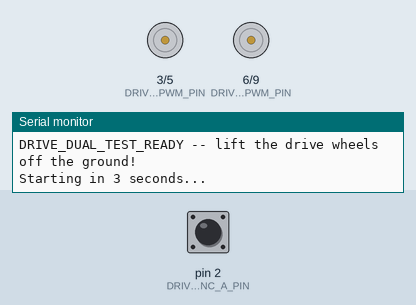
The sketch below on a simulated Arduino Uno, built with avr-gcc and run on an emulated ATmega328P. Shown: motor-driver pin pairs drawn as motors (green arrow = first pin HIGH = forward, orange = second pin HIGH = backward, longer = more drive), the last lines printed to the serial monitor. The test bench sets the inputs (shaded band); at power-on: pin 2 (DRIVE_ENC_A_PIN) HIGH.

Above: at 0.1 s.
At 4.4 s:
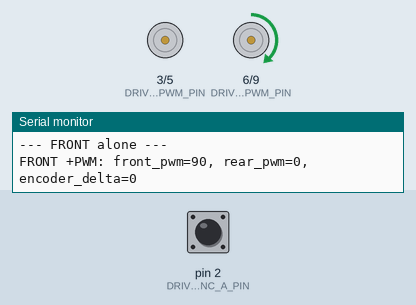
At 7.0 s:
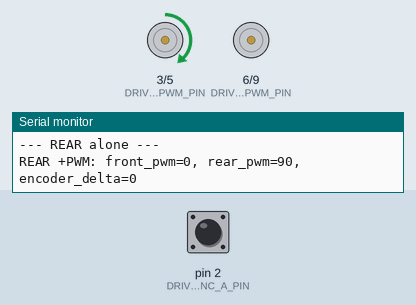
At 9.6 s:
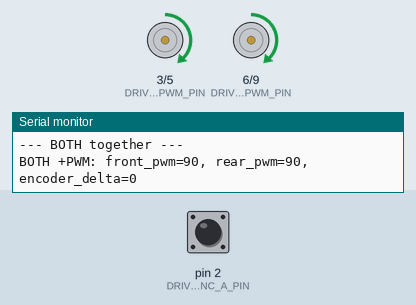
Timing chart, 0 to 11.8 s (numbered marks = the images above):
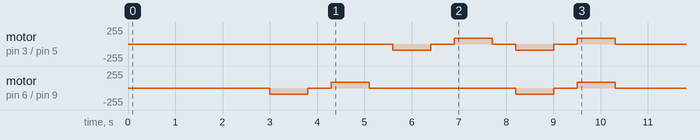

The sketch:

drive_dual_test.ino
```cpp
// drive_dual_test.ino
//
// Standalone bring-up sketch for the NEW drive setup: two BTS7960 drive
// motors (front + rear), sharing ONE drive encoder between them (see
// hyper_motor_interface.ino's header comment for why -- no independent
// front/rear feedback). No ROS 2 involved.
//
// This test pulses front and rear EACH ALONE first (so a wiring/direction
// mistake on either one shows up on its own, not masked by the other), then
// both TOGETHER at once (mirroring exactly how hyper_motor_interface.ino
// drives them in normal operation) so you can also confirm they agree with
// each other and don't fight/cancel out.
//
// SAFETY: lift the drive wheels off the ground before running this.
//
// What it tests, once, in this order (each phase ~800ms of PWM then stop):
//   1. FRONT alone at +TEST_PWM
//   2. FRONT alone at -TEST_PWM
//   3. REAR alone at +TEST_PWM
//   4. REAR alone at -TEST_PWM
//   5. BOTH together at +TEST_PWM
//   6. BOTH together at -TEST_PWM
// For each phase it prints the raw encoder count delta measured during
// that phase.
//
// How to read the results:
//   - Phases 1-2 (FRONT alone): watch which way the front wheel spins, note
//     the sign of encoder_delta for each. This tells you FRONT's own
//     RPWM-to-direction sign, independent of rear.
//   - Phases 3-4 (REAR alone): same, but for the rear wheel. IMPORTANT: the
//     rear motor is on a completely separate BTS7960 -- there's no
//     guarantee "RPWM > 0" means the same physical direction for it as it
//     does for front just because the firmware sends them the same PWM.
//     Wire (or note down a sign flip for) whichever one disagrees so both
//     actually drive the vehicle the same way when combined in phases 5-6.
//   - Phases 5-6 (BOTH together): if front and rear individually agreed
//     (phases 1-4 gave consistent signs), this should just show roughly
//     double the wheel-spin/encoder_delta magnitude of a single-motor
//     phase (since the encoder is upstream of the front motor's own gear
//     reduction -- rear's contribution to what the encoder sees depends on
//     how the drivetrain couples them, so don't expect an exact 2x, just
//     "clearly more than one motor alone, same sign"). If instead it looks
//     WEAKER or reversed relative to a single-motor phase, front and rear
//     are fighting each other -- go fix whichever one had the wrong sign
//     in phases 1-4 before trusting hyper_motor_interface.ino's closed loop.

#include <avr/io.h> // PIND -- direct port read in on_drive_encoder_edge()

// ---- Pins -- must match hyper_motor_interface.ino's new drive wiring ----
const uint8_t DRIVE_FRONT_RPWM_PIN = 9;
const uint8_t DRIVE_FRONT_LPWM_PIN = 6;
const uint8_t DRIVE_REAR_RPWM_PIN = 5;
const uint8_t DRIVE_REAR_LPWM_PIN = 3;
const uint8_t DRIVE_ENC_A_PIN = 2;
const uint8_t DRIVE_ENC_B_PIN = 4;

// ---- Test parameters ----
const int16_t TEST_PWM = 90;             // matches DRIVE_MIN_PWM in the real sketch
const unsigned long TEST_DURATION_MS = 800;
const unsigned long SETTLE_MS = 500;     // pause between phases so motion fully stops

volatile long drive_encoder_count = 0;

// Mirrors on_drive_encoder_edge() (x1 decoding) in hyper_motor_interface.ino.
void on_drive_encoder_edge() {
  if ((PIND >> 4) & 0x1) {
    drive_encoder_count--;
  } else {
    drive_encoder_count++;
  }
}

// Mirrors set_bts7960() in hyper_motor_interface.ino.
void set_bts7960(uint8_t rpwm_pin, uint8_t lpwm_pin, int16_t pwm) {
  if (pwm > 0) {
    analogWrite(rpwm_pin, pwm);
    analogWrite(lpwm_pin, 0);
  } else if (pwm < 0) {
    analogWrite(rpwm_pin, 0);
    analogWrite(lpwm_pin, -pwm);
  } else {
    analogWrite(rpwm_pin, 0);
    analogWrite(lpwm_pin, 0);
  }
}

void stop_all() {
  set_bts7960(DRIVE_FRONT_RPWM_PIN, DRIVE_FRONT_LPWM_PIN, 0);
  set_bts7960(DRIVE_REAR_RPWM_PIN, DRIVE_REAR_LPWM_PIN, 0);
}

long read_drive_count() {
  long count;
  noInterrupts();
  count = drive_encoder_count;
  interrupts();
  return count;
}

// front_pwm/rear_pwm: pass 0 for whichever motor should stay off this phase.
void run_drive_phase(const char *label, int16_t front_pwm, int16_t rear_pwm) {
  long before = read_drive_count();
  set_bts7960(DRIVE_FRONT_RPWM_PIN, DRIVE_FRONT_LPWM_PIN, front_pwm);
  set_bts7960(DRIVE_REAR_RPWM_PIN, DRIVE_REAR_LPWM_PIN, rear_pwm);
  delay(TEST_DURATION_MS);
  stop_all();
  long after = read_drive_count();

  Serial.print(label);
  Serial.print(": front_pwm=");
  Serial.print(front_pwm);
  Serial.print(", rear_pwm=");
  Serial.print(rear_pwm);
  Serial.print(", encoder_delta=");
  Serial.println(after - before);

  delay(SETTLE_MS);
}

void setup() {
  Serial.begin(115200);

  pinMode(DRIVE_FRONT_RPWM_PIN, OUTPUT);
  pinMode(DRIVE_FRONT_LPWM_PIN, OUTPUT);
  pinMode(DRIVE_REAR_RPWM_PIN, OUTPUT);
  pinMode(DRIVE_REAR_LPWM_PIN, OUTPUT);
  stop_all();

  pinMode(DRIVE_ENC_A_PIN, INPUT_PULLUP);
  pinMode(DRIVE_ENC_B_PIN, INPUT_PULLUP);
  attachInterrupt(digitalPinToInterrupt(DRIVE_ENC_A_PIN), on_drive_encoder_edge, RISING);

  Serial.println("DRIVE_DUAL_TEST_READY -- lift the drive wheels off the ground!");
  Serial.println("Starting in 3 seconds...");
  delay(3000);

  Serial.println("--- FRONT alone ---");
  run_drive_phase("FRONT +PWM", TEST_PWM, 0);
  run_drive_phase("FRONT -PWM", -TEST_PWM, 0);

  Serial.println("--- REAR alone ---");
  run_drive_phase("REAR +PWM", 0, TEST_PWM);
  run_drive_phase("REAR -PWM", 0, -TEST_PWM);

  Serial.println("--- BOTH together ---");
  run_drive_phase("BOTH +PWM", TEST_PWM, TEST_PWM);
  run_drive_phase("BOTH -PWM", -TEST_PWM, -TEST_PWM);

  Serial.println("TEST COMPLETE. See the notes at the top of this file for how to");
  Serial.println("read these six deltas.");
}

void loop() {
  // Nothing -- setup() runs the whole sequence once. Press reset to rerun.
}
```
